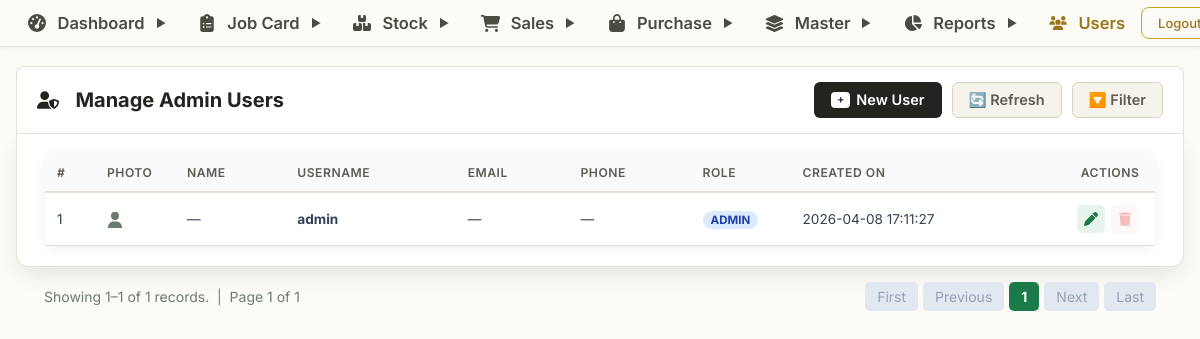
The app's page /users/manage_users.php (signed in) with its own data.
### tables this page shows
CREATE TABLE `user` (
  `id` bigint NOT NULL AUTO_INCREMENT,
  `username` varchar(255) NOT NULL,
  `password` varchar(255) DEFAULT NULL,
  `role` varchar(255) DEFAULT NULL,
  `createdOn` datetime DEFAULT CURRENT_TIMESTAMP,
  `name` varchar(100) DEFAULT NULL,
  `phone_number` varchar(20) DEFAULT NULL,
  `phone_number_2` varchar(20) DEFAULT NULL,
  `email` varchar(100) DEFAULT NULL,
  `dob` date DEFAULT NULL,
  `address` text,
  `gender` varchar(50) DEFAULT NULL,
  `photo` varchar(255) DEFAULT NULL,
  PRIMARY KEY (`id`),
  UNIQUE KEY `username` (`username`)
);

### users/manage_users.php (the view, shortened to what this page needs)
<?php
require_once("../config/db.php");
include("../includes/header.php");
$limit = 10;
$page = isset($_GET['page']) ? max(1, (int)$_GET['page']) : 1;
$offset = ($page - 1) * $limit;
$where = "UPPER(role) = 'ADMIN'";
$count_res = $conn_login->query("SELECT COUNT(*) AS total FROM user WHERE $where");
$total_records = $count_res ? (int)$count_res->fetch_assoc()['total'] : 0;
$total_pages = $total_records > 0 ? ceil($total_records / $limit) : 1;
$sql = "SELECT id, name, username, phone_number, phone_number_2, email, dob, address, gender, photo, role, createdOn, 'user' as source FROM user WHERE $where ORDER BY createdOn DESC LIMIT $limit OFFSET $offset";
$result = $conn_login->query($sql);
$users = [];
if ($result) {
  while ($row = $result->fetch_assoc()) {
    $users[] = $row;
  }
} else {
    echo "<div style='background: #fee2e2; color: #dc2626; padding: 15px; margin: 20px; border-radius: 8px; font-weight: bold;'>";
    echo "SQL Database Error: " . htmlspecialchars($conn_login->error);
    echo "</div>";
}
?>
<!DOCTYPE html>
<html lang="en">
<head>
  <link rel="stylesheet" href="../includes/local_icons.css?v=1.0">
</head>
<body>
  <div class="erp-container">
    <div class="erp-header-bar">
      <div class="erp-header-title"><i class="fa fa-user-shield" style="margin-right:8px"></i>Manage Admin Users</div>
      <div class="erp-header-actions">
        <button type="button" class="btn-erp btn-erp-new" onclick="openNewUser()">
          <span style="background: #ffffff; color: #1e293b; padding: 1px 6px; border-radius: 4px; font-size: 11px;">+</span> New User
        </button>
        <button type="button" class="btn-erp btn-erp-secondary" onclick="location.reload()">🔄 Refresh</button>
        <button type="button" class="btn-erp btn-erp-secondary" onclick="toggleFilter()">🔽 Filter</button>
      </div>
    </div>
  <div class="table-wrap">
    <table>
      <thead>
        <tr>
          <th>#</th>
          <th>Photo</th>
          <th>Name</th>
          <th>Username</th>
          <th>Email</th>
          <th>Phone</th>
          <th>Role</th>
          <th>Created On</th>
          <th style="text-align:center">Actions</th>
        </tr>
      </thead>
      <tbody>
        <?php if (empty($users)): ?>
          <tr>
            <td colspan="8" style="text-align:center;padding:30px;color:var(--muted)">
              <i class="fa fa-inbox" style="font-size:1.5rem;margin-bottom:6px;display:block"></i>No users found.
            </td>
          </tr>
        <?php else: ?>
          <?php $i = $offset + 1;
          foreach ($users as $u): ?>
            <tr>
              <td><?= $i++ ?></td>
              <td>
                <?php if (!empty($u['photo'])): ?>
                  <img src="../uploads/user_photos/<?= htmlspecialchars($u['photo']) ?>" alt="Photo" class="user-photo">
                <?php else: ?>
                  <i class="fa fa-user" style="font-size:1.5rem;color:var(--muted)"></i>
                <?php endif; ?>
              </td>
              <td><?= htmlspecialchars($u['name'] ?? '—') ?></td>
              <td><strong><?= htmlspecialchars($u['username']) ?></strong></td>
              <td><?= htmlspecialchars($u['email'] ?? '—') ?></td>
              <td><?= htmlspecialchars($u['phone_number'] ?: '—') ?></td>
              <td>
                <span class="badge-role <?= (strtoupper($u['role']) === 'ADMIN') ? 'badge-admin' : 'badge-user' ?>">
                  <?= htmlspecialchars($u['role']) ?>
                </span>
              </td>
              <td><?= htmlspecialchars($u['createdOn'] ?? '—') ?></td>
              <td>
                <div class="action-cell">
                  <?php if (isset($u['source']) && $u['source'] !== 'user'): ?>
                    <span class="badge-role badge-admin" style="background:#64748b; font-size:11px;">Via <?= htmlspecialchars($u['source']) ?></span>
                  <?php else: ?>
                    <button class="icon-btn edit" title="Edit"
                      onclick='openEdit(<?= htmlspecialchars(json_encode($u), ENT_QUOTES) ?>)'><i
                        class="fa fa-pen"></i></button>
                    <?php if ($_SESSION['username'] !== $u['username']): ?>
                      <button class="icon-btn delete" title="Delete"
                        onclick="deleteUser(<?= $u['id'] ?>, '<?= htmlspecialchars($u['username'], ENT_QUOTES) ?>')"><i
                          class="fa fa-trash"></i></button>
                    <?php else: ?>
                      <button class="icon-btn delete" title="You cannot delete yourself"
                        style="opacity:0.3; cursor:not-allowed;" disabled><i class="fa fa-trash"></i></button>
                    <?php endif; ?>
                  <?php endif; ?>
                </div>
              </td>
            </tr>
          <?php endforeach; ?>
        <?php endif; ?>
      </tbody>
    </table>
  </div>
  <div class="pagination-bar" style="display:flex; justify-content:space-between; align-items:center; margin:15px 28px; font-size:14px; color:var(--muted);">
    <div>
      <?php
      $startRecord = $total_records > 0 ? $offset + 1 : 0;
      $endRecord = min($offset + $limit, $total_records);
      ?>
      Showing <?= $startRecord ?>–<?= $endRecord ?> of <?= $total_records ?> records. &nbsp;|&nbsp; Page <?= $page ?> of <?= $total_pages ?>
    </div>
    <div style="display:flex; gap:5px; align-items:center;">
      <?php if ($page <= 1): ?>
        <span style="padding:6px 12px; background:#e2e8f0; border-radius:5px; color:#94a3b8; cursor:not-allowed;">First</span>
        <span style="padding:6px 12px; background:#e2e8f0; border-radius:5px; color:#94a3b8; cursor:not-allowed;">Previous</span>
      <?php endif; ?>
      <a style="padding:6px 12px; background:var(--green); color:#fff; border-radius:5px; text-decoration:none; font-weight:bold;"><?= $page ?></a>
      <?php if ($page >= $total_pages): ?>
        <span style="padding:6px 12px; background:#e2e8f0; border-radius:5px; color:#94a3b8; cursor:not-allowed;">Next</span>
        <span style="padding:6px 12px; background:#e2e8f0; border-radius:5px; color:#94a3b8; cursor:not-allowed;">Last</span>
      <?php endif; ?>
    </div>
  </div>
  <?php include("../includes/footer.php"); ?>
</body>
</html>

### includes/header.php (style rules this page uses)
* { box-sizing: border-box; margin: 0; padding: 0; }
body { font-family: 'Inter', Arial, sans-serif; background: #f4f6f9; padding-top: 50px; padding-bottom: 16px; }

### users/manage_users.php (style rules this page uses)
:root { --green: #1a7a4a; --green-d: #145f39; --green-l: #e6f4ed; --red: #d93025; --text: #1e2d24; --muted: #6b7c70; --border: #d4e4da; --bg: #f4faf6; --white: #ffffff; --radius: 8px; --shadow: 0 2px 12px rgba(26, 122, 74, .10); }
*, *::before, *::after { box-sizing: border-box; margin: 0; padding: 0; }
body { font-family: 'DM Sans', sans-serif; background: var(--bg); color: var(--text); min-height: 100vh; }
.table-wrap { padding: 20px 28px; overflow-x: auto; }
table { width: 100%; min-width: 1000px; border-collapse: collapse; background: var(--white); border-radius: 10px; box-shadow: var(--shadow); table-layout: auto; }
thead { background: var(--green); color: #fff; }
thead th { padding: 11px 12px; font-size: .76rem; font-weight: 600; text-align: left; text-transform: uppercase; letter-spacing: .5px; white-space: nowrap; }
thead th:nth-child(1) { width: 50px; }
thead th:nth-child(2) { width: 80px; }
thead th:nth-child(7) { width: 100px; }
thead th:nth-child(9) { width: 90px; text-align: center; }
tbody tr { border-bottom: 1px solid var(--border); transition: background .14s; }
tbody tr:last-child { border-bottom: none; }
tbody td { padding: 12px; font-size: .85rem; vertical-align: middle; white-space: nowrap; }
.badge-role { background: #d1f5e0; color: #176b3a; padding: 2px 8px; border-radius: 20px; font-size: .72rem; font-weight: 700; text-transform: uppercase; }
.badge-admin { background: #dbeafe; color: #1e40af; }
.action-cell { display: flex; gap: 6px; align-items: center; justify-content: flex-start; }
.icon-btn { width: 28px; height: 28px; border-radius: 5px; border: none; cursor: pointer; padding: 0; display: flex; align-items: center; justify-content: center; font-size: .8rem; transition: all .15s; }
.icon-btn.edit { background: var(--green-l); color: var(--green); }
.icon-btn.delete { background: #fde8e8; color: var(--red); }

### records on screen
user: name "—", username "admin", email "—", phone_number "—", role "ADMIN", createdOn "2026-04-08 17:11:27"

### other values on screen
$startRecord "1"
$endRecord "1"
$total_records "1"
$page "1"
$total_pages "1"
